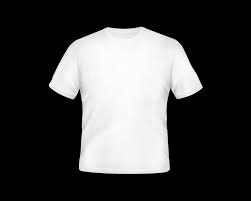
#> input picture ComputerVision-Opencv/images/black-white.jpg, 251 x 201 px
$ jupyter execute 'Canny Edge Detection.ipynb'
#> lines starting #> are read from the running program, lines starting #| are printed output that depends on the picture; after the words box and inside, x2 and y2 are one past the last pixel; in counts of white or black regions, pixels touching at a corner belong together
# Canny Edge Detection
anny Edge Detection is a popular edge detection algorithm. It was developed by John F. Canny in 1986. It is a multi-stage algorithm and we will go through each stages.

    1. Noise Reduction
    Since edge detection is susceptible to noise in the image, first step is to remove the noise in the image with a 5x5 Gaussian filter.
    2 . Smoothened image is then filtered with a Sobel kernel in both horizontal and vertical direction to get first derivative in horizontal direction (G_x) and vertical direction (G_y). From these two images, we can find edge gradient and direction for each pixel as follows:

Gradient direction is always perpendicular to edges. It is rounded to one of four angles representing vertical, horizontal and two diagonal directions.

    3. Non-maximum Suppression
    After getting gradient magnitude and direction, a full scan of image is done to remove any unwanted pixels which may not constitute the edge. For this, at every pixel, pixel is checked if it is a local maximum in its neighborhood in the direction of gradient. Check the image below:

Point A is on the edge ( in vertical direction). Gradient direction is normal to the edge. Point B and C are in gradient directions. So point A is checked with point B and C to see if it forms a local maximum. If so, it is considered for next stage, otherwise, it is suppressed ( put to zero).

In short, the result you get is a binary image with “thin edges”.

    4 . Hysteresis Thresholding

    This stage decides which are all edges are really edges and which are not. For this, we need two threshold values, minVal and maxVal. Any edges with intensity gradient more than maxVal are sure to be edges and those below minVal are sure to be non-edges, so discarded. Those who lie between these two thresholds are classified edges or non-edges based on their connectivity. If they are connected to “sure-edge” pixels, they are considered to be part of edges. Otherwise, they are also discarded.

 # Canny Edge Detection in OpenCV.
 OpenCV puts all the above in single function, cv2.Canny(). We will see how to use it. First argument is our input image. Second and third arguments are our minVal and maxVal respectively. Third argument is aperture_size. It is the size of Sobel kernel used for find image gradients. By default it is 3. Last argument is L2gradient which specifies the equation for finding gradient magnitude. If it is True, it uses the equation mentioned above which is more accurate, otherwise it uses this function: Edge\_Gradient \; (G) = |G_x| + |G_y|. By default, it is False.

[cell 1]
import cv2
import matplotlib.pyplot as plt
import numpy as np

[cell 2]
def displayImage(imageList,cmap=None):
    plt.figure(figsize=(18,12))
    i = 0
    for item in imageList:
        plt.subplot(2, 5, i+1)
        plt.imshow(item['image'],cmap)
        i += 1
        plt.axis('off')
        plt.title(item['name'],fontsize = 18, color = 'green')
    plt.tight_layout()
    plt.show()

[cell 3]
img = cv2.imread('images/black-white.jpg',0)
#> img: shape (201, 251); min 0, max 255, mean 71.4
img2 = cv2.imread('images/formula-with -border.png',0)
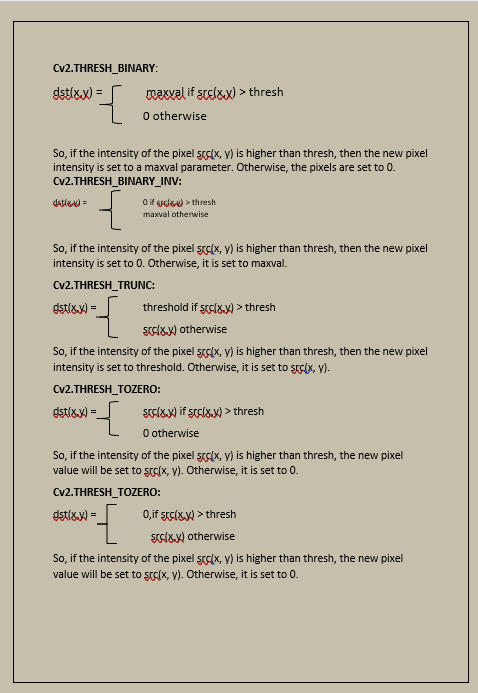
#> input picture ComputerVision-Opencv/images/formula-with -border.png, 478 x 693 px
#> img2: shape (693, 478); min 0, max 230, mean 182.9
edges = cv2.Canny(img,100,200)
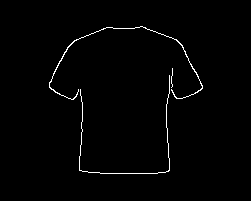
#> edges: shape (201, 251); 1.2% white in thin lines or dots, all inside (x1, y1, x2, y2) = (49, 26, 203, 174)
edges2 = cv2.Canny(img2,100,200)
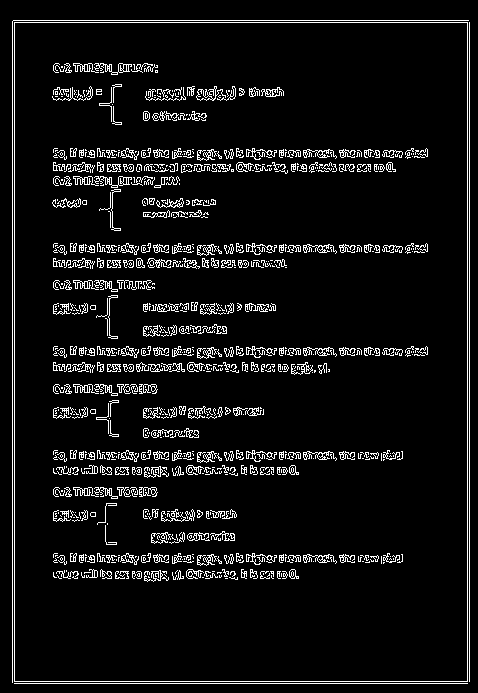
#> edges2: shape (693, 478); 6.9% white in thin lines or dots

displayImage([
        {'name':'Original Image1','image':img},
        {'name':'Canny1','image':edges},
        {'name':'Original Image2','image':img2},
        {'name':'Canny2','image':edges2},
        ],'gray')
#> in displayImage, `plt.show()`:
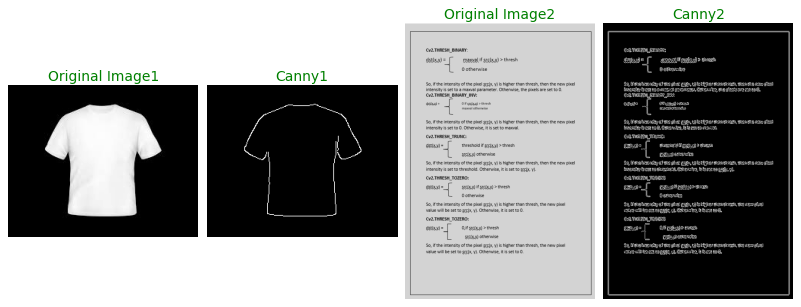
#> figure drawn by matplotlib, 4 panels
